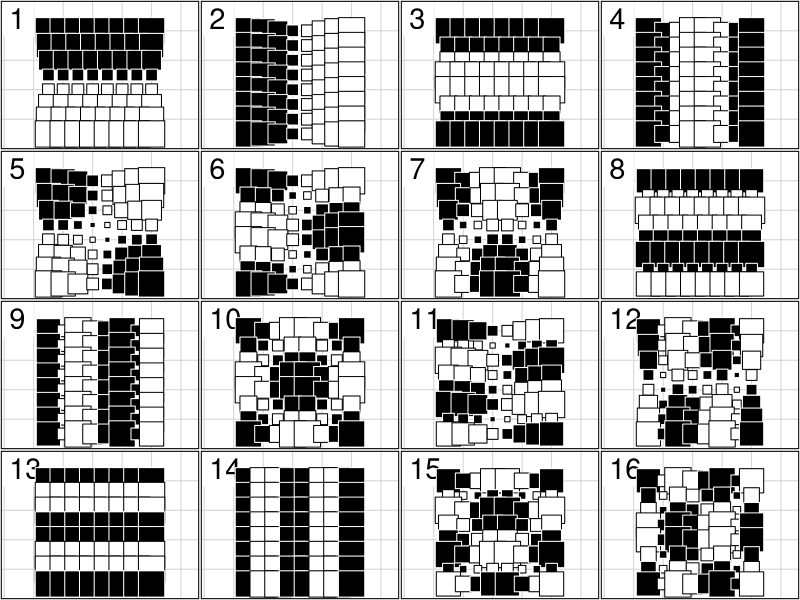
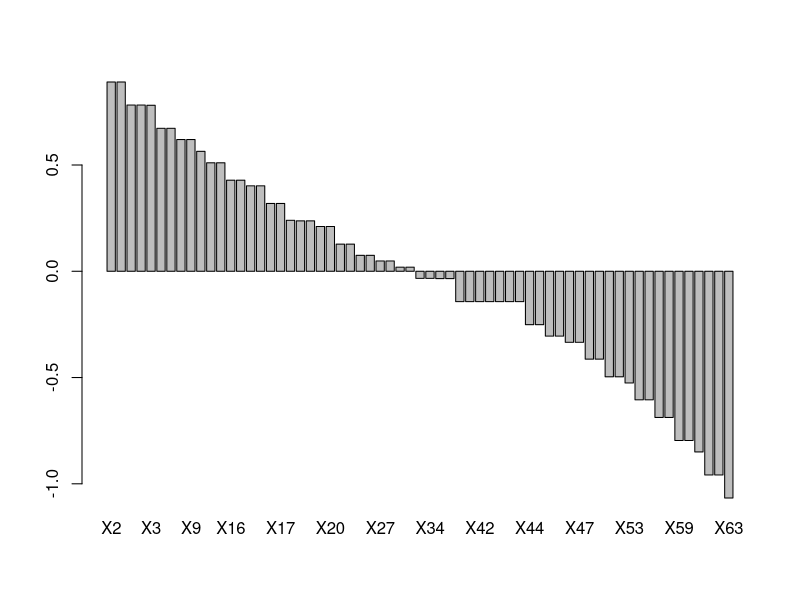
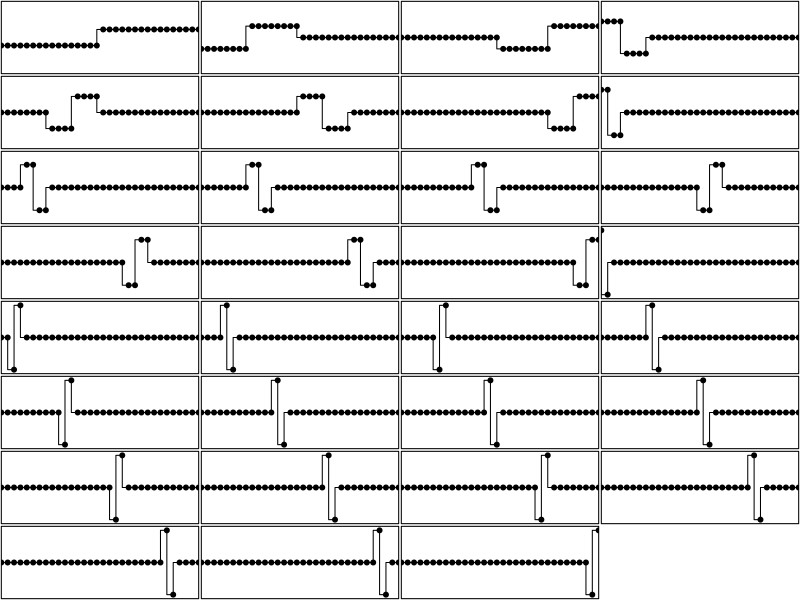
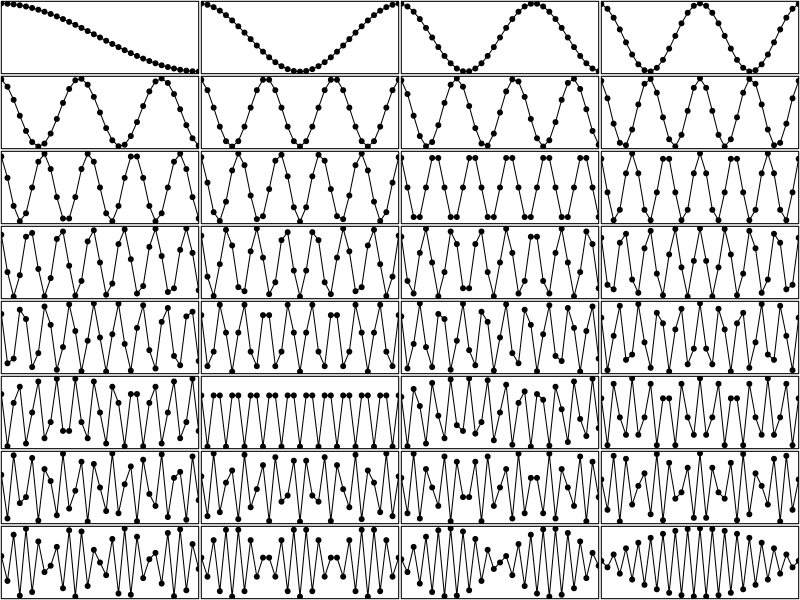
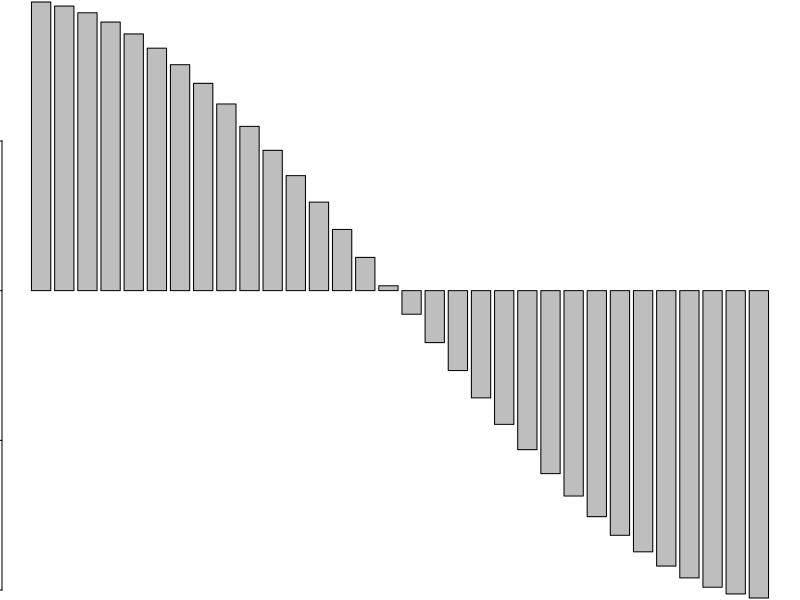

Write the R code that produced these figures, in order.
library(ade4)


### Name: orthobasis
### Title: Orthonormal basis for orthonormal transform
### Aliases: orthobasis orthobasis.neig orthobasis.line orthobasis.circ
###   orthobasis.mat orthobasis.haar print.orthobasis is.orthobasis
###   summary.orthobasis plot.orthobasis
### Keywords: spatial ts

### ** Examples


# a 2D spatial orthobasis
w <- gridrowcol(8, 8)
if(adegraphicsLoaded()) {
  g1 <- s.value(w$xy, w$orthobasis[, 1:16], pleg.drawKey = FALSE, pgri.text.cex = 0, 
    ylim = c(0, 10), porigin.include = FALSE, paxes.draw = FALSE)
  g2 <- s1d.barchart(attr(w$orthobasis, "values"), p1d.horizontal = FALSE, 
    labels = names(attr(w$orthobasis, "values")), plabels.cex = 0.7)

} else {
  par(mfrow = c(4, 4))
  for(k in 1:16)
    s.value(w$xy, w$orthobasis[, k], cleg = 0, csi = 2, incl = FALSE,
      addax = FALSE, sub = k, csub = 4, ylim = c(0, 10), cgri = 0)
  par(mfrow = c(1, 1))
  barplot(attr(w$orthobasis, "values"))
}


# Haar 1D orthobasis
w <- orthobasis.haar(32)
par(mfrow = c(8, 4))
par(mar = c(0.1, 0.1, 0.1, 0.1))
 for (k in 1:31) {
    plot(w[, k], type = "S", xlab = "", ylab = "", xaxt = "n",
     yaxt = "n", xaxs = "i", yaxs = "i", ylim = c(-4.5, 4.5))
    points(w[, k], type = "p", pch = 20, cex = 1.5)
}

# a 1D orthobasis
w <- orthobasis.line(n = 33)
par(mfrow = c(8, 4))
par(mar = c(0.1, 0.1, 0.1, 0.1))
 for (k in 1:32) {
    plot(w[, k], type = "l", xlab = "", ylab = "", xaxt = "n",
     yaxt = "n", xaxs = "i", yaxs = "i", ylim = c(-1.5, 1.5))
    points(w[, k], type = "p", pch = 20, cex = 1.5)
}

if(adegraphicsLoaded()) {
  s1d.barchart(attr(w, "values"), p1d.horizontal = FALSE, labels = names(attr(w, "values")), 
    plab.cex = 0.7)
} else {
  par(mfrow = c(1, 1))
  barplot(attr(w, "values"))
}

w <- orthobasis.circ(n = 26)
#par(mfrow = c(5, 5))
#par(mar = c(0.1, 0.1, 0.1, 0.1))
# for (k in 1:25) 
#    dotcircle(w[, k], xlim = c(-1.5, 1.5), cleg = 0)

par(mfrow = c(1, 1))
#barplot(attr(w, "values"))

## Not run: 
##D # a spatial orthobasis
##D data(mafragh)
##D w <- orthobasis.neig(mafragh$neig)
##D if(adegraphicsLoaded()) {
##D   s.value(mafragh$xy, w[, 1:8], plegend.drawKey = FALSE)
##D   s1d.barchart(attr(w, "values"), p1d.horizontal = FALSE)
##D } else {
##D   par(mfrow = c(4, 2))
##D   for(k in 1:8)
##D     s.value(mafragh$xy, w[, k], cleg = 0, sub = as.character(k), csub = 3)
##D   par(mfrow = c(1, 1))
##D   barplot(attr(w, "values"))
##D }
##D 
##D # a phylogenetic orthobasis
##D data(njplot)
##D phy <- newick2phylog(njplot$tre)
##D wA <- phy$Ascores
##D wW <- phy$Wscores
##D table.phylog(phylog = phy, wA, clabel.row = 0, clabel.col  = 0.5)
##D table.phylog(phylog = phy, wW, clabel.row = 0, clabel.col  = 0.5)
##D 
## End(Not run)
